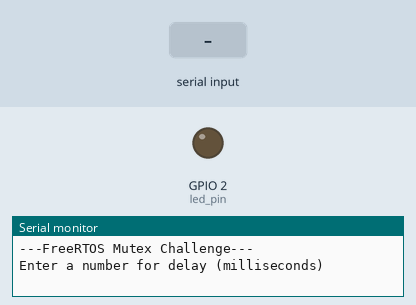
The sketch below on a simulated ESP32. On the bench: output pins drawn as LEDs (lit = HIGH), the last lines printed to the serial monitor. Dashed ring = blinking. The inputs (shaded band) are chosen by the test bench.

Above: at 1.8 s.
1.9 s: "90,45\n" received over Serial
At 6.8 s:
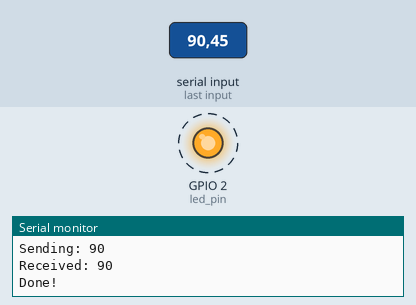
Timing chart, 0 to 10.9 s (numbered marks = the images above; inputs shaded):
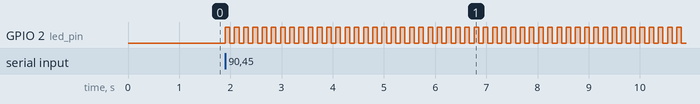

The sketch:

challenge.ino
```cpp
// (licence header left out)
#if CONFIG_FREERTOS_UNICORE
  static const BaseType_t app_cpu = 0;
#else
  static const BaseType_t app_cpu = 1;
#endif

#define LED_BUILTIN 2;
static const int led_pin = LED_BUILTIN;

// Globals
static SemaphoreHandle_t mutex;

void blinkLED(void *parameters) {

  int num = *(int *)parameters;

  xSemaphoreGive(mutex);

  Serial.print("Received: ");
  Serial.println(num);

  pinMode(led_pin, OUTPUT);

  while (1) {
    digitalWrite(led_pin, HIGH);
    vTaskDelay(num / portTICK_PERIOD_MS);
    digitalWrite(led_pin, LOW);
    vTaskDelay(num / portTICK_PERIOD_MS);
  }
}

void setup() {

  long int delay_arg;

  // Configure Serial
  Serial.begin(115200);

  // Wait a moment to start (so we don't miss Serial output)
  vTaskDelay(1000 / portTICK_PERIOD_MS);
  Serial.println();
  Serial.println("---FreeRTOS Mutex Challenge---");
  Serial.println("Enter a number for delay (milliseconds)");


  // Wait for input from Serial
  while (Serial.available() <= 0);


  // Read integer value
  delay_arg = Serial.parseInt();
  Serial.print("Sending: ");
  Serial.println(delay_arg);


  mutex = xSemaphoreCreateMutex();
  xSemaphoreTake(mutex, portMAX_DELAY);

  xTaskCreatePinnedToCore(blinkLED,
                          "Blink LED",
                          1024,
                          (void *)&delay_arg,
                          1,
                          NULL,
                          app_cpu);
  xSemaphoreTake(mutex, portMAX_DELAY);


  Serial.println("Done!");
}

void loop() {

  // Do nothing but allow yielding to lower-priority tasks
  vTaskDelay(1000 / portTICK_PERIOD_MS);
}
```

Measured:
- after the input at 1.9 s, GPIO 2 (led_pin): alternates HIGH for 0.09 s and LOW for 0.09 s, starting at once
